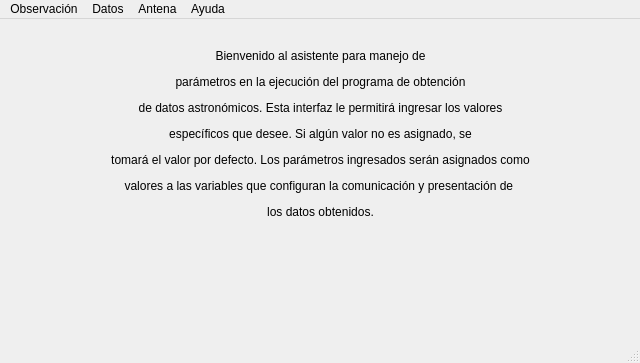
<?xml version="1.0" encoding="UTF-8"?>
<ui version="4.0">
 <class>Grap</class>
 <widget class="QMainWindow" name="Grap">
  <property name="geometry">
   <rect>
    <x>0</x>
    <y>0</y>
    <width>640</width>
    <height>363</height>
   </rect>
  </property>
  <property name="windowTitle">
   <string>Graphical User Interface -  Observatorio 21 centímetros</string>
  </property>
  <widget class="QWidget" name="centralwidget">
   <widget class="QLabel" name="label">
    <property name="geometry">
     <rect>
      <x>0</x>
      <y>10</y>
      <width>641</width>
      <height>211</height>
     </rect>
    </property>
    <property name="text">
     <string>&lt;html&gt;&lt;head/&gt;&lt;body&gt;&lt;p align=&quot;center&quot;&gt;Bienvenido al asistente para manejo de&lt;/p&gt;&lt;p align=&quot;center&quot;&gt;parámetros en la ejecución del programa de obtención&lt;/p&gt;&lt;p align=&quot;center&quot;&gt;de datos astronómicos. Esta interfaz le permitirá ingresar los valores&lt;/p&gt;&lt;p align=&quot;center&quot;&gt;específicos que desee. Si algún valor no es asignado, se&lt;/p&gt;&lt;p align=&quot;center&quot;&gt;tomará el valor por defecto. Los parámetros ingresados serán asignados como&lt;/p&gt;&lt;p align=&quot;center&quot;&gt;valores a las variables que configuran la comunicación y presentación de &lt;/p&gt;&lt;p align=&quot;center&quot;&gt;los datos obtenidos.&lt;/p&gt;&lt;/body&gt;&lt;/html&gt;</string>
    </property>
   </widget>
  </widget>
  <widget class="QMenuBar" name="menubar">
   <property name="geometry">
    <rect>
     <x>0</x>
     <y>0</y>
     <width>640</width>
     <height>24</height>
    </rect>
   </property>
   <widget class="QMenu" name="menuObservaci_n">
    <property name="title">
     <string>Observación</string>
    </property>
    <addaction name="actionNueva_observacion"/>
    <addaction name="actionSalir"/>
   </widget>
   <widget class="QMenu" name="menuDatos">
    <property name="title">
     <string>Datos</string>
    </property>
    <addaction name="actionEditar_codigo_fuente"/>
    <addaction name="actionEditar_codigo_GUI"/>
    <addaction name="actionVer_datos_y_graficos"/>
   </widget>
   <widget class="QMenu" name="menuAntena">
    <property name="title">
     <string>Antena</string>
    </property>
    <addaction name="actionEME_System"/>
    <addaction name="actionEME_System_Setup"/>
   </widget>
   <widget class="QMenu" name="menuAyuda">
    <property name="title">
     <string>Ayuda</string>
    </property>
    <addaction name="actionVer_Manual"/>
    <addaction name="actionVer_Proyecto_HI"/>
   </widget>
   <addaction name="menuObservaci_n"/>
   <addaction name="menuDatos"/>
   <addaction name="menuAntena"/>
   <addaction name="menuAyuda"/>
  </widget>
  <widget class="QStatusBar" name="statusbar"/>
  <action name="actionNueva_observacion">
   <property name="text">
    <string>Nueva observacion</string>
   </property>
  </action>
  <action name="actionEME_System">
   <property name="text">
    <string>EME System</string>
   </property>
  </action>
  <action name="actionEME_System_Setup">
   <property name="text">
    <string>EME System Setup</string>
   </property>
  </action>
  <action name="actionSalir">
   <property name="text">
    <string>Salir</string>
   </property>
  </action>
  <action name="actionEditar_codigo_fuente">
   <property name="text">
    <string>Editar codigo fuente</string>
   </property>
  </action>
  <action name="actionEditar_codigo_GUI">
   <property name="text">
    <string>Editar codigo GUI</string>
   </property>
  </action>
  <action name="actionVer_datos_y_graficos">
   <property name="text">
    <string>Ver datos y graficos</string>
   </property>
  </action>
  <action name="actionVer_Manual">
   <property name="text">
    <string>Ver Manual</string>
   </property>
  </action>
  <action name="actionVer_Proyecto_HI">
   <property name="text">
    <string>Ver Proyecto HI</string>
   </property>
  </action>
 </widget>
 <resources/>
 <connections/>
</ui>
